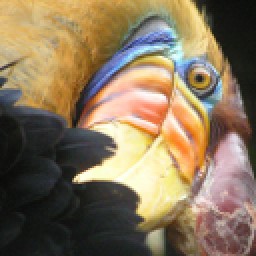
#> input picture bird_small.png, 128 x 128 px (shown 2 times larger)
$ jupyter execute k_means.ipynb
#> lines starting #> are read from the running program, lines starting #| are printed output that depends on the picture
[cell 1]
import numpy as np
import matplotlib.pyplot as plt
from sklearn.cluster import KMeans
from sklearn.datasets import make_blobs

# Khởi tạo tham số
n_samples = 100
random_state = 170
center_points = 2  # Dữ liệu gốc chỉ có 2 tâm/cụm

# Sinh dữ liệu ngẫu nhiên theo phân phối Gauss
X, y = make_blobs(
    n_samples=n_samples,
    random_state=random_state,
    centers=center_points,
    cluster_std=0.6
)

print("Kích thước X:", X.shape)
print("5 điểm dữ liệu đầu tiên:\n", X[:5])

[cell 2]
plt.figure(figsize=(12, 12))

# 1. Dữ liệu ban đầu trước khi phân cụm
plt.subplot(221)
plt.scatter(X[:, 0], X[:, 1], c='blue')
plt.title(f"Các điểm dữ liệu trước khi phân cụm. Số lượng: {n_samples}")

# 2. Huấn luyện với k = 3
kmeans_3 = KMeans(n_clusters=3, random_state=random_state)
kmeans_3.fit(X)
y_pred_3 = kmeans_3.predict(X)
centers_3 = kmeans_3.cluster_centers_

plt.subplot(222)
plt.scatter(X[:, 0], X[:, 1], c=y_pred_3, cmap='viridis')
plt.scatter(centers_3[:, 0], centers_3[:, 1], c='red', s=60, marker='o')
plt.title("Các điểm dữ liệu sau khi phân 3 cụm")

# 3. Huấn luyện với k = 4
kmeans_4 = KMeans(n_clusters=4, random_state=random_state)
kmeans_4.fit(X)
y_pred_4 = kmeans_4.predict(X)
centers_4 = kmeans_4.cluster_centers_

plt.subplot(223)
plt.scatter(X[:, 0], X[:, 1], c=y_pred_4, cmap='viridis')
plt.scatter(centers_4[:, 0], centers_4[:, 1], c='red', s=60, marker='o')
plt.title("Các điểm dữ liệu sau khi phân 4 cụm")

# 4. Huấn luyện với k = 5
kmeans_5 = KMeans(n_clusters=5, random_state=random_state)
kmeans_5.fit(X)
y_pred_5 = kmeans_5.predict(X)
centers_5 = kmeans_5.cluster_centers_

plt.subplot(224)
plt.scatter(X[:, 0], X[:, 1], c=y_pred_5, cmap='viridis')
plt.scatter(centers_5[:, 0], centers_5[:, 1], c='red', s=60, marker='o')
plt.title("Các điểm dữ liệu sau khi phân 5 cụm")

plt.tight_layout()
plt.show()
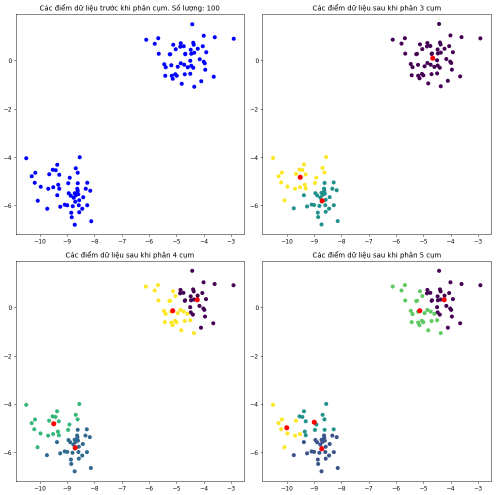
#> figure drawn by matplotlib, 4 panels

[cell 3]
import os
from skimage import io
import matplotlib.image as image

path_img = 'bird_small.png'
img = io.imread(path_img)
#> img is the input picture: shape (128, 128, 3); mean R, G, B 135.4, 117.4, 91.3

# Lưu lại shape ban đầu (128, 128, 3)
img_shape = img.shape
#> img_shape = (128, 128, 3)

# Chuẩn hóa về [0, 1] và reshape thành mảng 2 chiều (16384, 3)
data_img = (img / 255.0).reshape(-1, img_shape[2])

print("Kích thước ma trận ảnh gốc:", img_shape)
#| Kích thước ma trận ảnh gốc: (128, 128, 3)
print("Kích thước sau khi reshape:", data_img.shape)
#| Kích thước sau khi reshape: (16384, 3)

[cell 4]
# Thiết lập k < 5 (chọn k = 3)
n_color = 3
kmeans_img = KMeans(n_clusters=n_color, random_state=42)
kmeans_img.fit(data_img)

# In thông tin tâm cụm (3 màu đại diện)
print("Tọa độ RGB của các tâm cụm (n_clusters, 3):\n", kmeans_img.cluster_centers_)

# Thay thế từng điểm ảnh bằng giá trị màu của tâm cụm tương ứng
compressed_data = kmeans_img.cluster_centers_[kmeans_img.labels_]

# Reshape mảng 2D trở lại kích thước ảnh ban đầu (128, 128, 3)
img_compressed = np.reshape(compressed_data, img_shape)

# Lưu ảnh đã nén ra đĩa
image.imsave('img_compressed_k3.png', img_compressed)
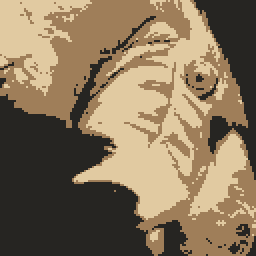
#> saved as img_compressed_k3.png: shape (128, 128, 3) (shown 2 times larger); mean R, G, B 135, 116.8, 91

[cell 5]
# So sánh dung lượng file
size_orig = os.path.getsize(path_img)
size_comp = os.path.getsize('img_compressed_k3.png')

print(f"Kích thước ảnh gốc: {size_orig} bytes")
print(f"Kích thước ảnh nén (k=3): {size_comp} bytes")

# Hiển thị trực quan ảnh gốc và ảnh sau khi nén cạnh nhau
fig, axes = plt.subplots(1, 2, figsize=(10, 5))

axes[0].imshow(img)
axes[0].set_title("Ảnh gốc (bird_small.png)")
axes[0].axis('off')

axes[1].imshow(img_compressed)
axes[1].set_title(f"Ảnh sau khi nén (k={n_color})")
axes[1].axis('off')

plt.tight_layout()
plt.show()
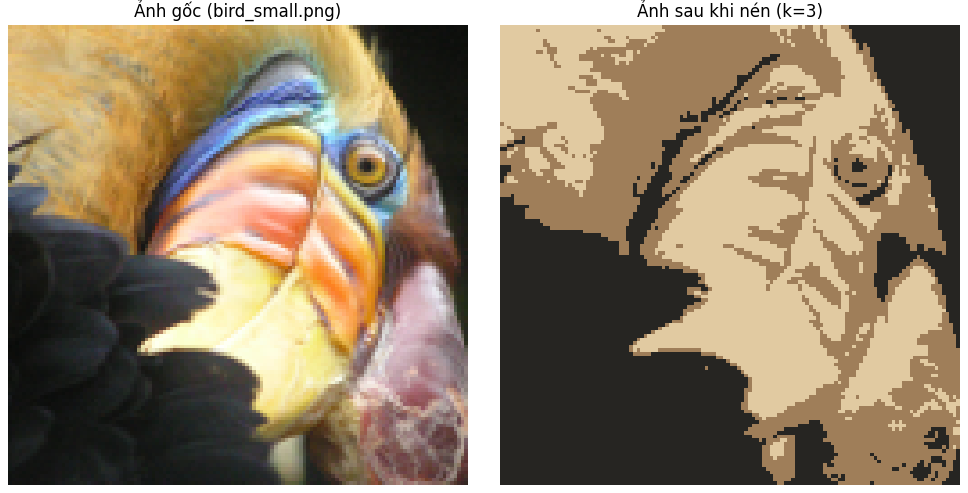
#> figure drawn by matplotlib, 2 panels
